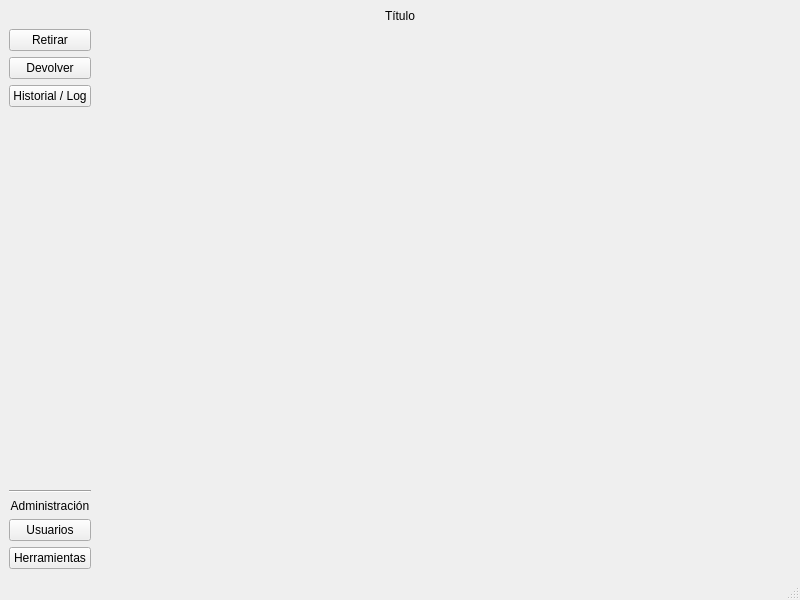
<?xml version="1.0" encoding="UTF-8"?>
<ui version="4.0">
 <class>Dashboard</class>
 <widget class="QMainWindow" name="Dashboard">
  <property name="geometry">
   <rect>
    <x>0</x>
    <y>0</y>
    <width>800</width>
    <height>600</height>
   </rect>
  </property>
  <property name="windowTitle">
   <string>ToolTrack</string>
  </property>
  <widget class="QWidget" name="centralwidget">
   <layout class="QGridLayout" name="gridLayout">
    <item row="1" column="1">
     <widget class="QStackedWidget" name="stackedWidget">
      <property name="currentIndex">
       <number>0</number>
      </property>
      <widget class="QWidget" name="page"/>
      <widget class="QWidget" name="page_2"/>
     </widget>
    </item>
    <item row="1" column="0">
     <layout class="QVBoxLayout" name="verticalLayout">
      <item>
       <widget class="QPushButton" name="checkoutButton">
        <property name="text">
         <string>Retirar</string>
        </property>
       </widget>
      </item>
      <item>
       <widget class="QPushButton" name="returnButton">
        <property name="text">
         <string>Devolver</string>
        </property>
       </widget>
      </item>
      <item>
       <widget class="QPushButton" name="historyButton">
        <property name="text">
         <string>Historial / Log</string>
        </property>
       </widget>
      </item>
      <item>
       <spacer name="verticalSpacer">
        <property name="orientation">
         <enum>Qt::Orientation::Vertical</enum>
        </property>
        <property name="sizeHint" stdset="0">
         <size>
          <width>20</width>
          <height>40</height>
         </size>
        </property>
       </spacer>
      </item>
      <item>
       <widget class="Line" name="separatorLine">
        <property name="orientation">
         <enum>Qt::Orientation::Horizontal</enum>
        </property>
       </widget>
      </item>
      <item>
       <widget class="QLabel" name="managementLabel">
        <property name="text">
         <string>Administración</string>
        </property>
        <property name="alignment">
         <set>Qt::AlignmentFlag::AlignCenter</set>
        </property>
       </widget>
      </item>
      <item>
       <widget class="QPushButton" name="usersButton">
        <property name="text">
         <string>Usuarios</string>
        </property>
       </widget>
      </item>
      <item>
       <widget class="QPushButton" name="toolsButton">
        <property name="text">
         <string>Herramientas</string>
        </property>
       </widget>
      </item>
     </layout>
    </item>
    <item row="0" column="0" colspan="2">
     <widget class="QLabel" name="titleLabel">
      <property name="text">
       <string>Título</string>
      </property>
      <property name="alignment">
       <set>Qt::AlignmentFlag::AlignCenter</set>
      </property>
     </widget>
    </item>
   </layout>
  </widget>
  <widget class="QMenuBar" name="menubar">
   <property name="geometry">
    <rect>
     <x>0</x>
     <y>0</y>
     <width>800</width>
     <height>23</height>
    </rect>
   </property>
  </widget>
  <widget class="QStatusBar" name="statusbar"/>
 </widget>
 <resources/>
 <connections/>
</ui>
